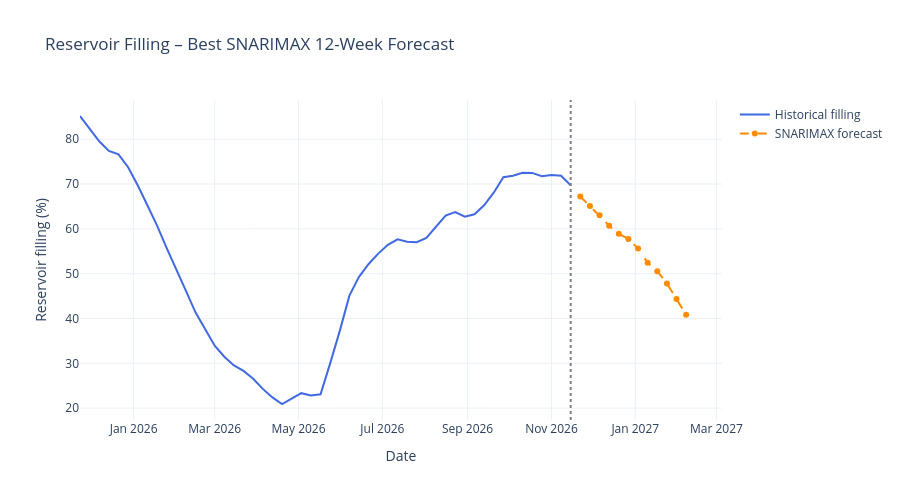

Notebook cell for this chart:
### Markdown cell above
## Future forecast

### Code cell
import plotly.graph_objects as go

from src.forecasting import forecast_reservoir_snarimax

# ============================================================
# 1. Forecast with best SNARIMAX parameters
# ============================================================

forecast_snarimax = forecast_reservoir_snarimax(
    df=df_region,
    horizon=12,
    **best_params
)

display(forecast_snarimax)


# ============================================================
# 2. Plot historical filling and forecast
# ============================================================

df_plot = df_region.sort_values("dato_Id").tail(52)

fig = go.Figure()

# Historical filling
fig.add_trace(go.Scatter(
    x=df_plot["dato_Id"],
    y=df_plot["fyllingsgrad"] * 100,
    mode="lines",
    name="Historical filling",
    line=dict(color="royalblue", width=2)
))

# SNARIMAX forecast
fig.add_trace(go.Scatter(
    x=forecast_snarimax["date"],
    y=forecast_snarimax["predicted"] * 100,
    mode="lines+markers",
    name="SNARIMAX forecast",
    line=dict(color="darkorange", dash="dash", width=2)
))

# Mark forecast start
fig.add_vline(
    x=df_plot["dato_Id"].iloc[-1],
    line_dash="dot",
    line_color="gray"
)

fig.update_layout(
    title="Reservoir Filling – Best SNARIMAX 12-Week Forecast",
    xaxis_title="Date",
    yaxis_title="Reservoir filling (%)",
    template="plotly_white",
    hovermode="x unified",
    height=500
)

fig.show()

### Figure 1 — Plotly figure (JSON) as saved in the notebook; plotly's stock layout.template omitted (floating-point values rounded to 4 significant figures)
{"data": [{"line": {"color": "royalblue", "width": 2}, "mode": "lines", "name": "Historical filling", "type": "scatter", "x": ["2025-11-23T00:00:00", "2025-11-30T00:00:00", "2025-12-07T00:00:00", "2025-12-14T00:00:00", "2025-12-21T00:00:00", "2025-12-28T00:00:00", "2026-01-04T00:00:00", "2026-01-11T00:00:00", "2026-01-18T00:00:00", "2026-01-25T00:00:00", "2026-02-01T00:00:00", "2026-02-08T00:00:00", "2026-02-15T00:00:00", "2026-02-22T00:00:00", "2026-03-01T00:00:00", "2026-03-08T00:00:00", "2026-03-15T00:00:00", "2026-03-22T00:00:00", "2026-03-29T00:00:00", "2026-04-05T00:00:00", "2026-04-12T00:00:00", "2026-04-19T00:00:00", "2026-04-26T00:00:00", "2026-05-03T00:00:00", "2026-05-10T00:00:00", "2026-05-17T00:00:00", "2026-05-24T00:00:00", "2026-05-31T00:00:00", "2026-06-07T00:00:00", "2026-06-14T00:00:00", "2026-06-21T00:00:00", "2026-06-28T00:00:00", "2026-07-05T00:00:00", "2026-07-12T00:00:00", "2026-07-19T00:00:00", "2026-07-26T00:00:00", "2026-08-02T00:00:00", "2026-08-09T00:00:00", "2026-08-16T00:00:00", "2026-08-23T00:00:00", "2026-08-30T00:00:00", "2026-09-06T00:00:00", "2026-09-13T00:00:00", "2026-09-20T00:00:00", "2026-09-27T00:00:00", "2026-10-04T00:00:00", "2026-10-11T00:00:00", "2026-10-18T00:00:00", "2026-10-25T00:00:00", "2026-11-01T00:00:00", "2026-11-08T00:00:00", "2026-11-15T00:00:00"], "y": [85.19, 82.41, 79.54, 77.4, 76.64, 73.75, 69.74, 65.26, 60.78, 55.78, 50.83, 46.2, 41.38, 37.49, 33.92, 31.46, 29.54, 28.31, 26.56, 24.29, 22.38, 20.92, 22.2, 23.33, 22.84, 23.08, 29.99, 37.24, 45.11, 49.28, 52.17, 54.48, 56.45, 57.68, 57.11, 57.02, 57.98, 60.44, 62.99, 63.73, 62.7, 63.26, 65.25, 68.07, 71.53, 71.88, 72.52, 72.49, 71.76, 72.01, 71.87, 69.73]}, {"line": {"color": "darkorange", "dash": "dash", "width": 2}, "mode": "lines+markers", "name": "SNARIMAX forecast", "type": "scatter", "x": ["2026-11-22T00:00:00", "2026-11-29T00:00:00", "2026-12-06T00:00:00", "2026-12-13T00:00:00", "2026-12-20T00:00:00", "2026-12-27T00:00:00", "2027-01-03T00:00:00", "2027-01-10T00:00:00", "2027-01-17T00:00:00", "2027-01-24T00:00:00", "2027-01-31T00:00:00", "2027-02-07T00:00:00"], "y": [67.23, 65.09, 63.04, 60.72, 58.88, 57.77, 55.6, 52.42, 50.55, 47.82, 44.36, 40.81]}], "layout": {"height": 500, "hovermode": "x unified", "shapes": [{"line": {"color": "gray", "dash": "dot"}, "type": "line", "x0": "2026-11-15T00:00:00", "x1": "2026-11-15T00:00:00", "xref": "x", "y0": 0, "y1": 1, "yref": "y domain"}], "title": {"text": "Reservoir Filling – Best SNARIMAX 12-Week Forecast"}, "xaxis": {"title": {"text": "Date"}}, "yaxis": {"title": {"text": "Reservoir filling (%)"}}}}
